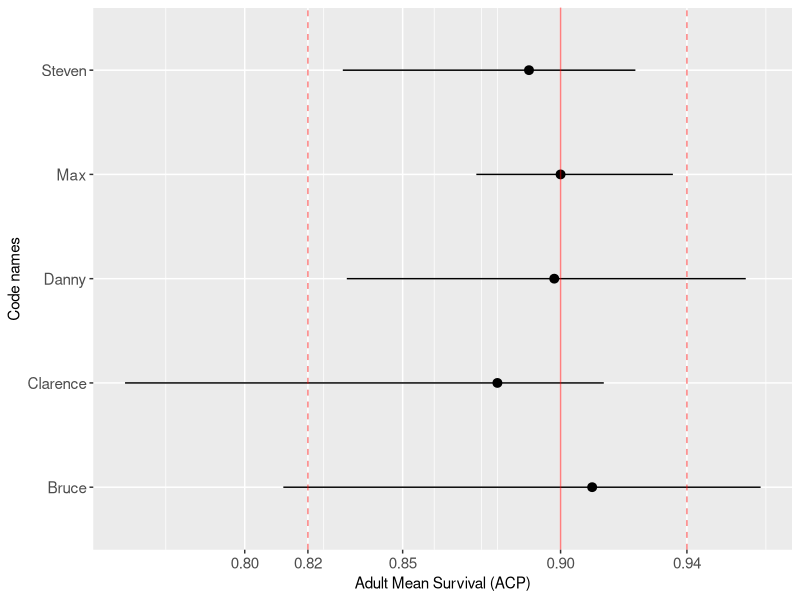
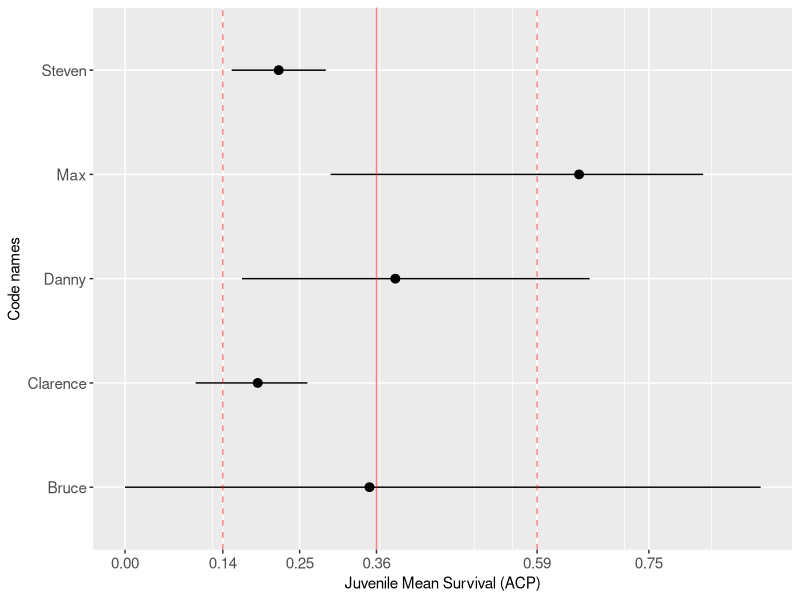
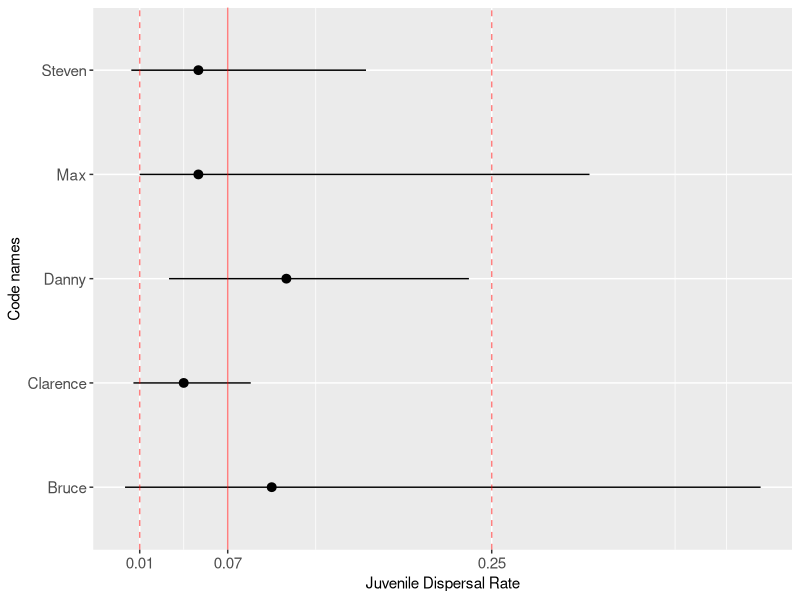
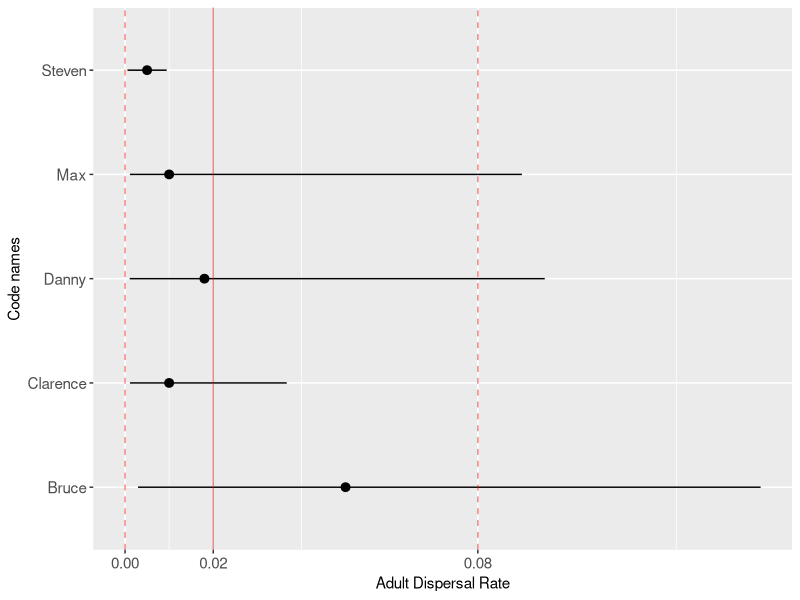
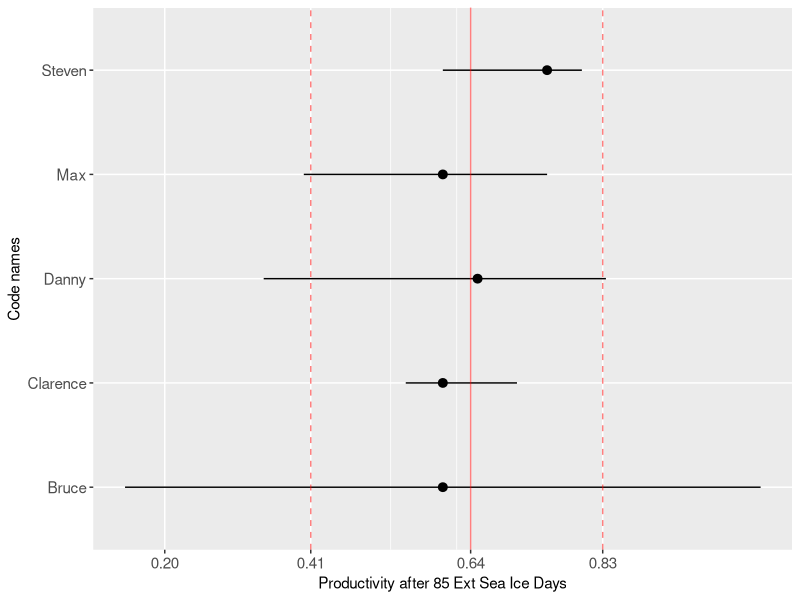
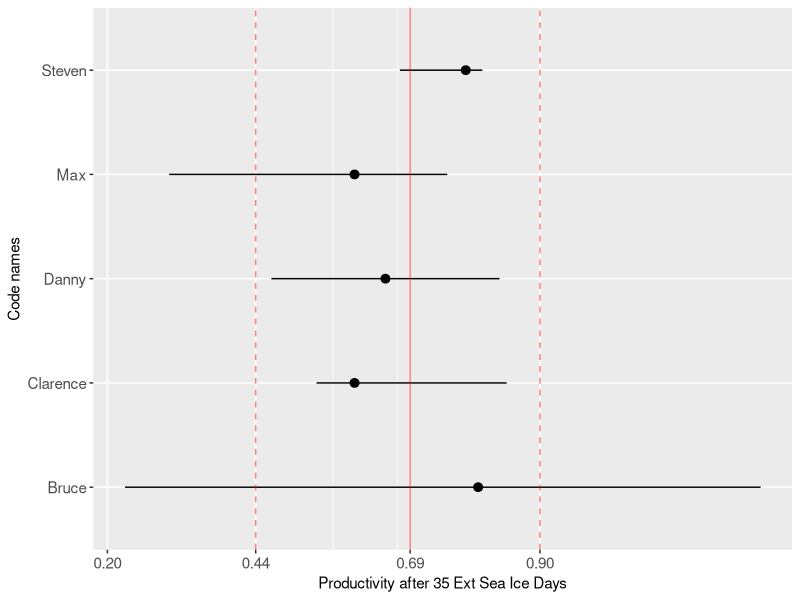
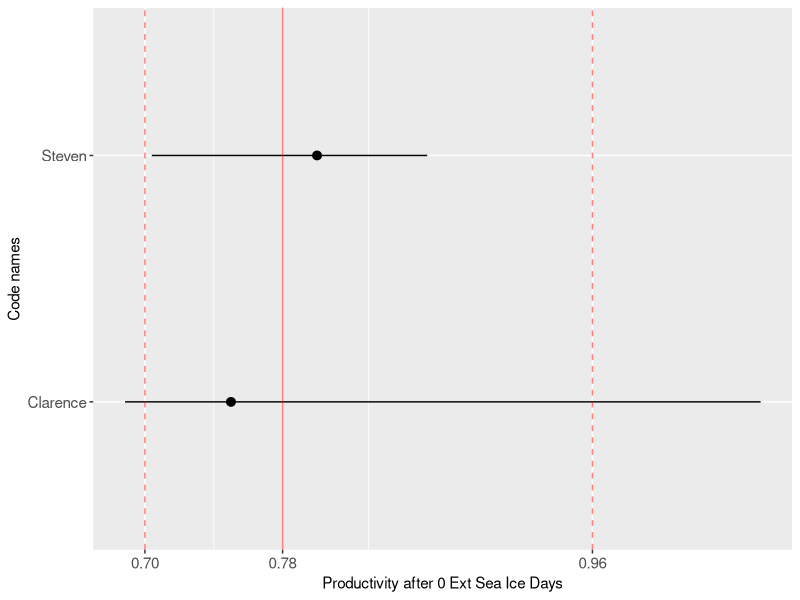
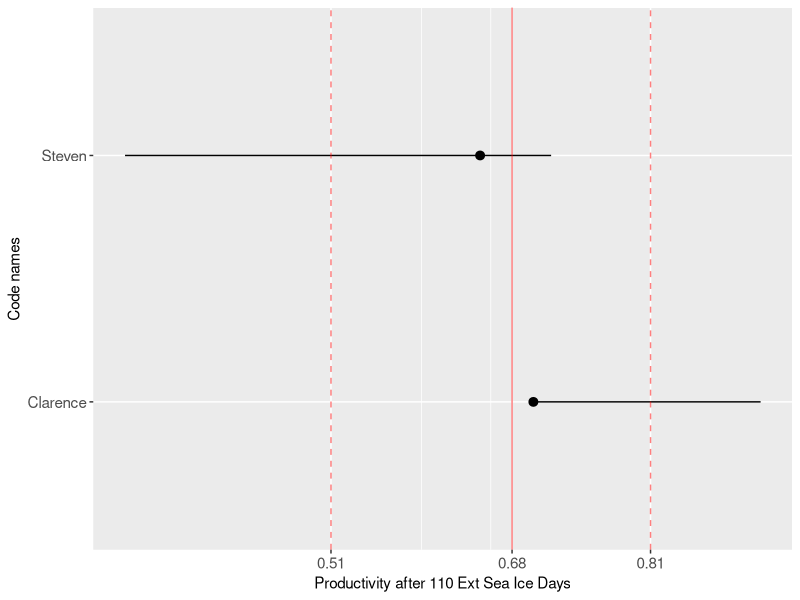

Recreate these plots in R, in order.
library(ggplot2)

# using EERound3 which includes additional responses from PF and DR on extreme
# sea ice day effects on BP (0 days and 110 days)
ee.dat <- read.csv("input_data/EERound3.csv", header = T)
head(ee.dat)
ee.dat$Question <- as.factor(ee.dat$Question)

# create standardized 80% bounds using equations in Hemmings et al. (2018)
s.CI <- 0.8
ee.dat$Low80 <- ee.dat$Best - ((ee.dat$Best - ee.dat$Lowest)*(s.CI/ee.dat$Range))
ee.dat$Hi80 <- ee.dat$Best + ((ee.dat$Highest - ee.dat$Best)*(s.CI/ee.dat$Range))
# truncating where necessary
ee.dat$Low80 <- ifelse(ee.dat$Low80 < ee.dat$LowerBound, ee.dat$LowerBound, ee.dat$Low80)
ee.dat$Hi80 <- ifelse(ee.dat$Hi80 > ee.dat$UpperBound, ee.dat$UpperBound, ee.dat$Hi80)

#calculate logical to indicate out of range
ee.dat$out <- ifelse(ee.dat$Round2==1,0,1)

# Q1
ee.Q1 <- ee.dat[ee.dat$Question == 1 & ee.dat$out == 0,]
Q1.Best <- round(mean(ee.Q1$Best, na.rm = T), 2)
Q1.Low <- round(mean(ee.Q1$Low80, na.rm = T), 2)
Q1.Hi <- round(mean(ee.Q1$Hi80, na.rm = T), 2)
ggplot(ee.Q1, aes(x = CodeName, y = Best)) + 
  geom_pointrange(aes(ymin = Low80, ymax = Hi80)) +
  geom_hline(yintercept = Q1.Best, col = "red", alpha = 0.5) + 
  geom_hline(yintercept = Q1.Low, col = "red", linetype = "dashed", alpha = 0.5) +
  geom_hline(yintercept = Q1.Hi, col = "red", linetype = "dashed", alpha = 0.5) +
  scale_y_continuous(breaks = c(0.8, 0.85, Q1.Best, Q1.Low, Q1.Hi)) +
  labs(x = "Code names") + 
  labs(y = "Adult Mean Survival (ACP)") +
  theme(axis.text = element_text(size = 11),
        axis.title = element_text(size = 11)) +
  coord_flip()

# Q2
ee.Q2 <- ee.dat[ee.dat$Question == 2 & ee.dat$out == 0,]
Q2.Best <- round(mean(ee.Q2$Best, na.rm = T), 2)
Q2.Low <- round(mean(ee.Q2$Low80, na.rm = T), 2)
Q2.Hi <- round(mean(ee.Q2$Hi80, na.rm = T), 2)
ggplot(ee.Q2, aes(x = CodeName, y = Best)) + 
  geom_pointrange(aes(ymin = Low80, ymax = Hi80)) +
  geom_hline(yintercept = Q2.Best, col = "red", alpha = 0.5) + 
  geom_hline(yintercept = Q2.Low, col = "red", linetype = "dashed", alpha = 0.5) +
  geom_hline(yintercept = Q2.Hi, col = "red", linetype = "dashed", alpha = 0.5) +
  scale_y_continuous(breaks = c(0, 0.25, 0.75, Q2.Best, Q2.Low, Q2.Hi)) +
  labs(x = "Code names") + 
  labs(y = "Juvenile Mean Survival (ACP)") +
  theme(axis.text = element_text(size = 11),
        axis.title = element_text(size = 11)) +
  coord_flip()

# Q3
ee.Q3 <- ee.dat[ee.dat$Question == 3 & ee.dat$out == 0,]
Q3.Best <- round(mean(ee.Q3$Best, na.rm = T), 2)
Q3.Low <- round(mean(ee.Q3$Low80, na.rm = T), 2)
Q3.Hi <- round(mean(ee.Q3$Hi80, na.rm = T), 2)
ggplot(ee.Q3, aes(x = CodeName, y = Best)) + 
  geom_pointrange(aes(ymin = Low80, ymax = Hi80)) +
  geom_hline(yintercept = Q3.Best, col = "red", alpha = 0.5) + 
  geom_hline(yintercept = Q3.Low, col = "red", linetype = "dashed", alpha = 0.5) +
  geom_hline(yintercept = Q3.Hi, col = "red", linetype = "dashed", alpha = 0.5) +
  scale_y_continuous(breaks = c(0.50, 0.75, Q3.Best, Q3.Low, Q3.Hi)) +
  labs(x = "Code names") + 
  labs(y = "Juvenile Dispersal Rate") +
  theme(axis.text = element_text(size = 11),
        axis.title = element_text(size = 11)) +
  coord_flip()


# Q4
ee.Q4 <- ee.dat[ee.dat$Question == 4  & ee.dat$out == 0,]
Q4.Best <- round(mean(ee.Q4$Best, na.rm = T), 2)
Q4.Low <- round(mean(ee.Q4$Low80, na.rm = T), 2)
Q4.Hi <- round(mean(ee.Q4$Hi80, na.rm = T), 2)
ggplot(ee.Q4, aes(x = CodeName, y = Best)) + 
  geom_pointrange(aes(ymin = Low80, ymax = Hi80)) +
  geom_hline(yintercept = Q4.Best, col = "red", alpha = 0.5) + 
  geom_hline(yintercept = Q4.Low, col = "red", linetype = "dashed", alpha = 0.5) +
  geom_hline(yintercept = Q4.Hi, col = "red", linetype = "dashed", alpha = 0.5) +
  scale_y_continuous(breaks = c(0.25, 0.50, 0.75, Q4.Best, Q4.Low, Q4.Hi)) +
  labs(x = "Code names") + 
  labs(y = "Adult Dispersal Rate") +
  theme(axis.text = element_text(size = 11),
        axis.title = element_text(size = 11)) +
  coord_flip()


# Q5.1
ee.Q5.1 <- ee.dat[ee.dat$Question == 5.1  & ee.dat$out == 0,]
Q5.1.Best <- round(mean(ee.Q5.1$Best, na.rm = T), 2)
Q5.1.Low <- round(mean(ee.Q5.1$Low80, na.rm = T), 2)
Q5.1.Hi <- round(mean(ee.Q5.1$Hi80, na.rm = T), 2)
ggplot(ee.Q5.1, aes(x = CodeName, y = Best)) + 
  geom_pointrange(aes(ymin = Low80, ymax = Hi80)) +
  geom_hline(yintercept = Q5.1.Best, col = "red", alpha = 0.5) + 
  geom_hline(yintercept = Q5.1.Low, col = "red", linetype = "dashed", alpha = 0.5) +
  geom_hline(yintercept = Q5.1.Hi, col = "red", linetype = "dashed", alpha = 0.5) +
  scale_y_continuous(breaks = c(.2, 2.5, Q5.1.Best, Q5.1.Low, Q5.1.Hi)) +
  labs(x = "Code names") + 
  labs(y = "Productivity after 85 Ext Sea Ice Days") +
  theme(axis.text = element_text(size = 11),
        axis.title = element_text(size = 11)) +
  coord_flip()

# Q5.2
ee.Q5.2 <- ee.dat[ee.dat$Question == 5.2 & ee.dat$out == 0,]
Q5.2.Best <- round(mean(ee.Q5.2$Best, na.rm = T), 2)
Q5.2.Low <- round(mean(ee.Q5.2$Low80, na.rm = T), 2)
Q5.2.Hi <- round(mean(ee.Q5.2$Hi80, na.rm = T), 2)
ggplot(ee.Q5.2, aes(x = CodeName, y = Best)) + 
  geom_pointrange(aes(ymin = Low80, ymax = Hi80)) +
  geom_hline(yintercept = Q5.2.Best, col = "red", alpha = 0.5) + 
  geom_hline(yintercept = Q5.2.Low, col = "red", linetype = "dashed", alpha = 0.5) +
  geom_hline(yintercept = Q5.2.Hi, col = "red", linetype = "dashed", alpha = 0.5) +
  scale_y_continuous(breaks = c(.2, 2.5, Q5.2.Best, Q5.2.Low, Q5.2.Hi)) +
  labs(x = "Code names") + 
  labs(y = "Productivity after 35 Ext Sea Ice Days") +
  theme(axis.text = element_text(size = 11),
        axis.title = element_text(size = 11)) +
  coord_flip()

# Q5.3
ee.Q5.3 <- ee.dat[ee.dat$Question == 5.3 & ee.dat$out == 0,]
Q5.3.Best <- round(mean(ee.Q5.3$Best, na.rm = T), 2)
Q5.3.Low <- round(mean(ee.Q5.3$Low80, na.rm = T), 2)
Q5.3.Hi <- round(mean(ee.Q5.3$Hi80, na.rm = T), 2)
ggplot(ee.Q5.3, aes(x = CodeName, y = Best)) + 
  geom_pointrange(aes(ymin = Low80, ymax = Hi80)) +
  geom_hline(yintercept = Q5.3.Best, col = "red", alpha = 0.5) + 
  geom_hline(yintercept = Q5.3.Low, col = "red", linetype = "dashed", alpha = 0.5) +
  geom_hline(yintercept = Q5.3.Hi, col = "red", linetype = "dashed", alpha = 0.5) +
  scale_y_continuous(breaks = c(.2, 2.5, Q5.3.Best, Q5.3.Low, Q5.3.Hi)) +
  labs(x = "Code names") + 
  labs(y = "Productivity after 0 Ext Sea Ice Days") +
  theme(axis.text = element_text(size = 11),
        axis.title = element_text(size = 11)) +
  coord_flip()

# Q5.4
ee.Q5.4 <- ee.dat[ee.dat$Question == 5.4 & ee.dat$out == 0,]
Q5.4.Best <- round(mean(ee.Q5.4$Best, na.rm = T), 2)
Q5.4.Low <- round(mean(ee.Q5.4$Low80, na.rm = T), 2)
Q5.4.Hi <- round(mean(ee.Q5.4$Hi80, na.rm = T), 2)
ggplot(ee.Q5.4, aes(x = CodeName, y = Best)) + 
  geom_pointrange(aes(ymin = Low80, ymax = Hi80)) +
  geom_hline(yintercept = Q5.4.Best, col = "red", alpha = 0.5) + 
  geom_hline(yintercept = Q5.4.Low, col = "red", linetype = "dashed", alpha = 0.5) +
  geom_hline(yintercept = Q5.4.Hi, col = "red", linetype = "dashed", alpha = 0.5) +
  scale_y_continuous(breaks = c(.2, 2.5, Q5.4.Best, Q5.4.Low, Q5.4.Hi)) +
  labs(x = "Code names") + 
  labs(y = "Productivity after 110 Ext Sea Ice Days") +
  theme(axis.text = element_text(size = 11),
        axis.title = element_text(size = 11)) +
  coord_flip()

# Q6
ee.Q6 <- ee.dat[ee.dat$Question == 6  & ee.dat$out == 0,]
Q6.Best <- round(mean(ee.Q6$Best, na.rm = T), 0)
Q6.Low <- round(mean(ee.Q6$Low80, na.rm = T), 0)
Q6.Hi <- round(mean(ee.Q6$Hi80, na.rm = T), 0)
ggplot(ee.Q6, aes(x = CodeName, y = Best)) + 
  geom_pointrange(aes(ymin = Low80, ymax = Hi80)) +
  geom_hline(yintercept = Q6.Best, col = "red", alpha = 0.5) + 
  geom_hline(yintercept = Q6.Low, col = "red", linetype = "dashed", alpha = 0.5) +
  geom_hline(yintercept = Q6.Hi, col = "red", linetype = "dashed", alpha = 0.5) +
  scale_y_continuous(breaks = c(100000, Q6.Best, Q6.Low, Q6.Hi)) +
  labs(x = "Code names") + 
  labs(y = "Max Equil. Population Size (YKD)") +
  theme(axis.text = element_text(size = 11),
        axis.title = element_text(size = 11)) +
  coord_flip()

# Q7
ee.Q7 <- ee.dat[ee.dat$Question == 7  & ee.dat$out == 0,]
Q7.Best <- round(mean(ee.Q7$Best, na.rm = T), 0)
Q7.Low <- round(mean(ee.Q7$Low80, na.rm = T), 0)
Q7.Hi <- round(mean(ee.Q7$Hi80, na.rm = T), 0)
ggplot(ee.Q7, aes(x = CodeName, y = Best)) + 
  geom_pointrange(aes(ymin = Low80, ymax = Hi80)) +
  geom_hline(yintercept = Q7.Best, col = "red", alpha = 0.5) + 
  geom_hline(yintercept = Q7.Low, col = "red", linetype = "dashed", alpha = 0.5) +
  geom_hline(yintercept = Q7.Hi, col = "red", linetype = "dashed", alpha = 0.5) +
  scale_y_continuous(breaks = c(50000, 75000, 100000, Q7.Best, Q7.Low, Q7.Hi)) +
  labs(x = "Code names") + 
  labs(y = "Max Equil. Population Size (ACP)") +
  theme(axis.text = element_text(size = 10),
        axis.title = element_text(size = 11)) +
  coord_flip()

# Q8
ee.Q8 <- ee.dat[ee.dat$Question == 8  & ee.dat$out == 0,]
Q8.Best <- round(median(ee.Q8$Best, na.rm = T), 2)
Q8.Low <- round(median(ee.Q8$Low80, na.rm = T), 2)
Q8.Hi <- round(median(ee.Q8$Hi80, na.rm = T), 2)
ggplot(ee.Q8, aes(x = CodeName, y = Best)) + 
  geom_pointrange(aes(ymin = Low80, ymax = Hi80)) +
  geom_hline(yintercept = Q8.Best, col = "red", alpha = 0.5) + 
  geom_hline(yintercept = Q8.Low, col = "red", linetype = "dashed", alpha = 0.5) +
  geom_hline(yintercept = Q8.Hi, col = "red", linetype = "dashed", alpha = 0.5) +
  scale_y_continuous(breaks = c(0.75, 1, Q8.Best, Q8.Low, Q8.Hi)) +
  labs(x = "Code names") + 
  labs(y = "Breeding Propensity 2YO") +
  theme(axis.text = element_text(size = 11),
        axis.title = element_text(size = 11)) +
  coord_flip()

# Q9
ee.Q9 <- ee.dat[ee.dat$Question == 9 & ee.dat$out == 0,]
Q9.Best <- round(mean(ee.Q9$Best, na.rm = T), 2)
Q9.Low <- round(mean(ee.Q9$Low80, na.rm = T), 2)
Q9.Hi <- round(mean(ee.Q9$Hi80, na.rm = T), 2)
ggplot(ee.Q9, aes(x = CodeName, y = Best)) + 
  geom_pointrange(aes(ymin = Low80, ymax = Hi80)) +
  geom_hline(yintercept = Q9.Best, col = "red", alpha = 0.5) + 
  geom_hline(yintercept = Q9.Low, col = "red", linetype = "dashed", alpha = 0.5) +
  geom_hline(yintercept = Q9.Hi, col = "red", linetype = "dashed", alpha = 0.5) +
  scale_y_continuous(breaks = c(0, 0.5, Q9.Best, Q9.Low, Q9.Hi)) +
  labs(x = "Code names") + 
  labs(y = "Variation in Aerial Detection (YKD)") +
  coord_flip() + 
  theme(legend.position = "none",
        axis.text = element_text(size = 11),
        axis.title = element_text(size = 11))

# Q10
ee.Q10 <- ee.dat[ee.dat$Question == 10  & ee.dat$out == 0,]
Q10.Best <- round(mean(ee.Q10$Best, na.rm = T), 2)
Q10.Low <- round(mean(ee.Q10$Low80, na.rm = T), 2)
Q10.Hi <- round(mean(ee.Q10$Hi80, na.rm = T), 2)
ggplot(ee.Q10, aes(x = CodeName, y = Best)) + 
  geom_pointrange(aes(ymin = Low80, ymax = Hi80)) +
  geom_hline(yintercept = Q10.Best, col = "red", alpha = 0.5) + 
  geom_hline(yintercept = Q10.Low, col = "red", linetype = "dashed", alpha = 0.5) +
  geom_hline(yintercept = Q10.Hi, col = "red", linetype = "dashed", alpha = 0.5) +
  scale_y_continuous(breaks = c(0.25, Q10.Best, Q10.Low, Q10.Hi)) +
  labs(x = "Code names") + 
  labs(y = "Variation in Aerial Detection (ACP)") +
  coord_flip() + 
  theme(legend.position = "none",
        axis.text = element_text(size = 11),
        axis.title = element_text(size = 11))
